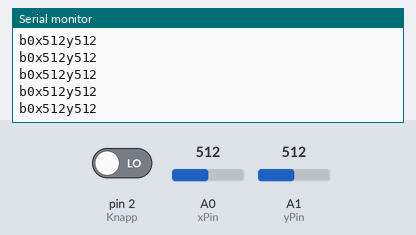
Simulated run of this sketch. Board: Arduino Uno, built with avr-gcc and run on an emulated ATmega328P. On the bench: the last lines printed to the serial monitor. Inputs (shaded band) come from the test bench; at power-on: A0 (xPin) = 512, A1 (yPin) = 512, pin 2 (Knapp) LOW.

Above: at 1.2 s.
1.3 s: A0 (xPin) set to 11
At 2.76 s:
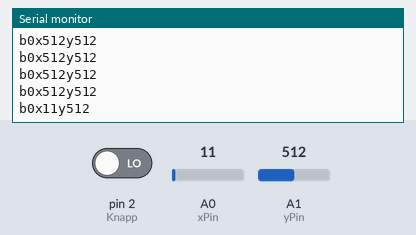
2.8 s: A0 (xPin) set to 8
At 2.96 s:
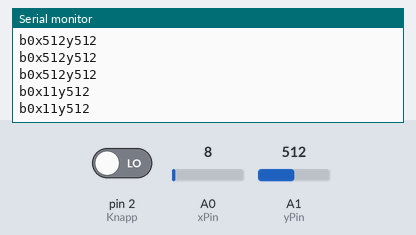
4.3 s: A0 (xPin) set to 88
At 4.32 s:
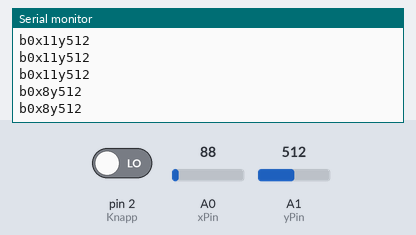
7.3 s: A0 (xPin) set to 109
At 7.37 s:
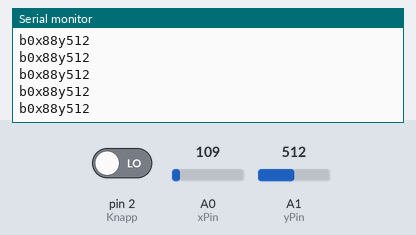
8.8 s: A1 (yPin) set to 981
At 8.99 s:
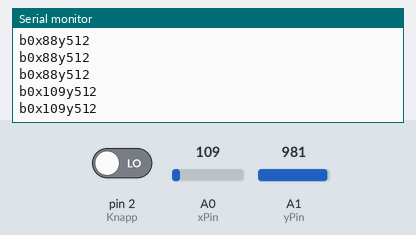
10.3 s: A1 (yPin) set to 1010
At 10.51 s:
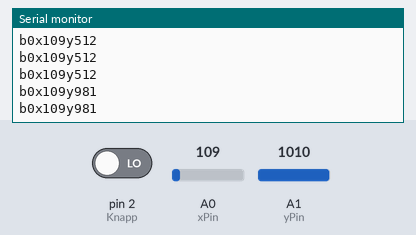
Timing chart, 0 to 13.3 s (numbered marks = the images above; inputs shaded):
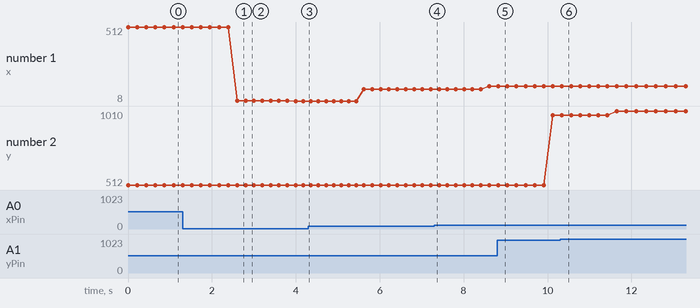

The sketch:

Controller.ino
```cpp
#include <string.h>

int Knapp = 2;
int xPin = 0;
int yPin = 1;

int knappStatus = 0;
int xVerdi = 0;
int yVerdi = 0;

void setup() {
  // put your setup code here, to run once:
  Serial.begin(100);
}

void loop() {
  // put your main code here, to run repeatedly:
  knappStatus = digitalRead(Knapp);
  xVerdi = analogRead(xPin);
  yVerdi = analogRead(yPin);
  Serial.println("b" + String(knappStatus) + "x" + String(xVerdi) + "y" + String(yVerdi));
}
```

Measured:
- after the input at 1.3 s, the serial monitor: prints a new line after 1.3 s (image 1)
- plotted number 1: 512 → 11 after the input at 1.3 s, 11 → 8 after the input at 2.8 s, 8 → 88 after the input at 4.3 s, 88 → 109 after the input at 7.3 s
- plotted number 2: 512 → 981 after the input at 8.8 s, 981 → 1010 after the input at 10.3 s
